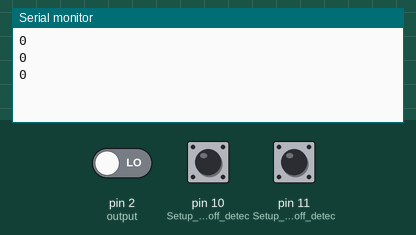
A sketch run on a simulated Arduino Uno, built with avr-gcc and run on an emulated ATmega328P. Parts: the last lines printed to the serial monitor. Inputs (shaded band) come from the test bench; at power-on: pin 10 (Setup_for_leads_off_detec) LOW, pin 2 (output) LOW, pin 11 (Setup_for_leads_off_detec) LOW.

Above: at 6.8 s.
6.9 s: pin 10 (Setup_for_leads_off_detec) pulled HIGH for 2.6 s
At 8.6 s:
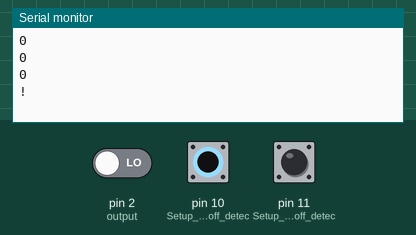
11.0 s: pin 2 (output) driven HIGH
At 13.0 s:
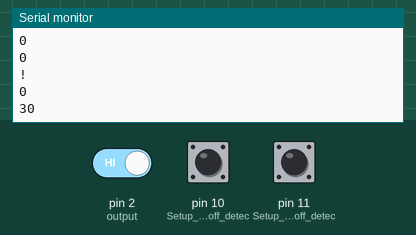

The sketch:

Arduino_-_Contagem_e_Transmiss_o.ino
```cpp
int output = 2;
volatile int batimentos = 0;
int bpm = 0;

void setup() {

  pinMode(10, INPUT); // Setup for leads off detection LO +
  pinMode(11, INPUT); // Setup for leads off detection LO -
  pinMode(output, INPUT);

  attachInterrupt(digitalPinToInterrupt(output), interruption, RISING);

  Serial.begin(9600);

}

void loop() {

  delay(2000);

  if((digitalRead(10) == 1)||(digitalRead(11) == 1)){

    Serial.println('!');

  }
  else{

    // send the value of analog input 0:
    // Serial.println(analogRead(A0));

    bpm = batimentos * 30;

    Serial.println(bpm);

    batimentos = 0;

  }

 delay(1);

}


void interruption() {

  batimentos = batimentos + 1;

  // Serial.println(batimentos);

}
```

Measured:
- after the input at 6.9 s, the serial monitor: prints a new line after 1.1 s (image 1)
- after the input at 11.0 s, the serial monitor: prints a new line after 1.0 s (image 2)
